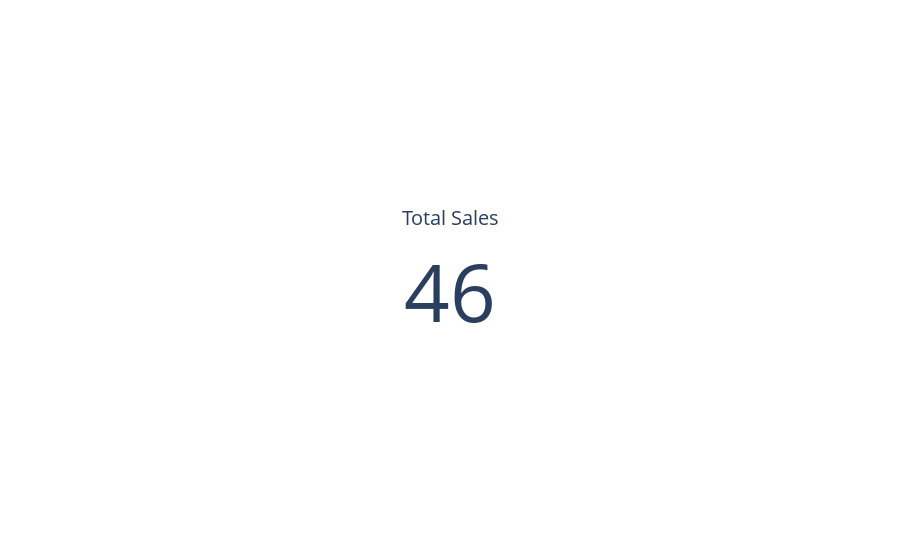

Notebook code cell kept with this figure:
### Code cell
import plotly.graph_objects as go
fig = go.Figure(go.Indicator(
    mode="number",
    value=final_merge_dt['quantity'].sum(),
    title={"text": "Total Sales"}
))
fig.show()

### Figure 1 — Plotly figure (JSON) as saved in the notebook; plotly's stock layout.template omitted (floating-point values rounded to 4 significant figures)
{"data": [{"mode": "number", "title": {"text": "Total Sales"}, "type": "indicator", "value": 46}], "layout": {}}
